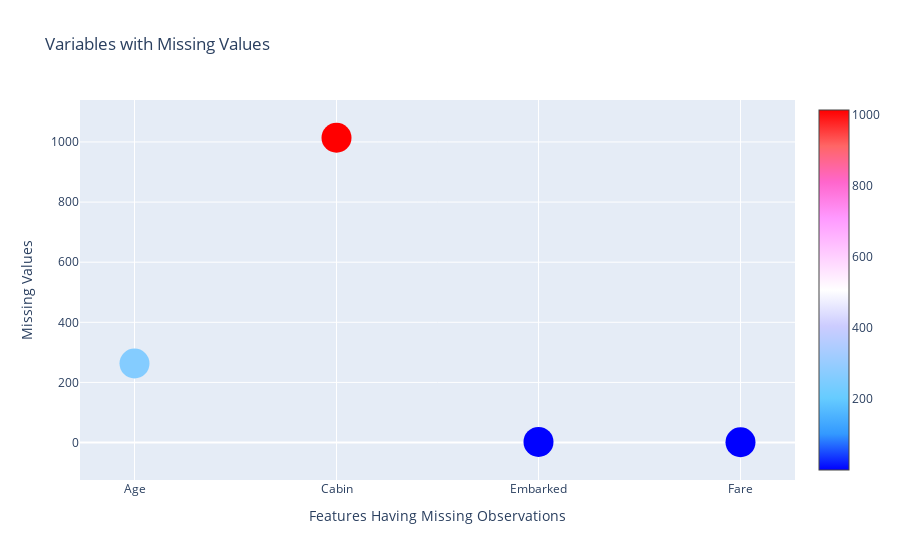

The notebook cell saved with this chart:
### Code cell
'''Get and plot only the features (with missing values) and their corresponding missing values.'''
missing_columns = len(df_merged) - df_merged.loc[:, np.sum(df_merged.isnull())>0].count()
x = missing_columns.index
y = missing_columns
title = 'Variables with Missing Values'
scatter_plot(x, y, title, 'Features Having Missing Observations','Missing Values', 30, 'Picnic')

### Figure 1 — Plotly figure (JSON) as saved in the notebook; plotly's stock layout.template omitted (floating-point values rounded to 4 significant figures)
{"data": [{"marker": {"color": [263, 1014, 2, 1], "colorscale": [[0, "rgb(0,0,255)"], [0.1, "rgb(51,153,255)"], [0.2, "rgb(102,204,255)"], [0.3, "rgb(153,204,255)"], [0.4, "rgb(204,204,255)"], [0.5, "rgb(255,255,255)"], [0.6, "rgb(255,204,255)"], [0.7, "rgb(255,153,255)"], [0.8, "rgb(255,102,204)"], [0.9, "rgb(255,102,102)"], [1, "rgb(255,0,0)"]], "showscale": true, "size": 30}, "mode": "markers", "type": "scatter", "x": ["Age", "Cabin", "Embarked", "Fare"], "y": [263, 1014, 2, 1]}], "layout": {"hovermode": "closest", "title": {"text": "Variables with Missing Values"}, "xaxis": {"title": {"text": "Features Having Missing Observations"}}, "yaxis": {"title": {"text": "Missing Values"}}}}
